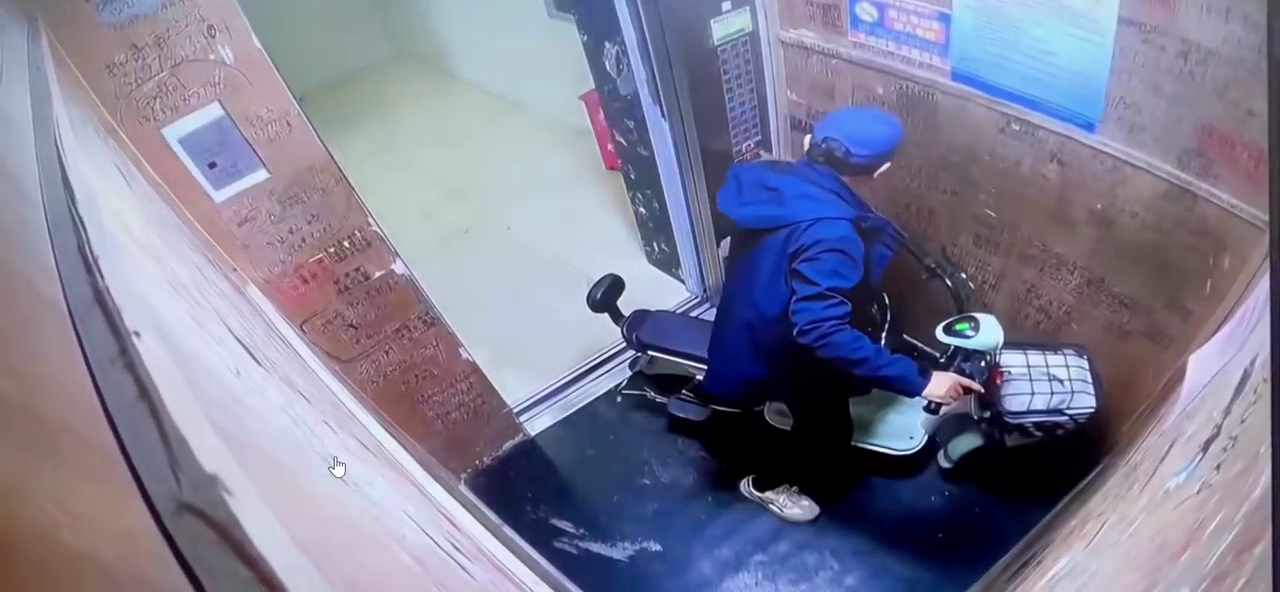
#> input picture frame 44 of algorithm/test_video/raw/ebike.mp4, 1280 x 592 px, given in place of raw, which was not available
$ python check_stream.py
#> lines starting #> are read from the running program, lines starting #| are printed output that depends on the picture; pictures that were not available may be replaced by others from this repository, and a replacement may not be noted
"""
RTMP stream check helper.

Usage:
    python check_stream.py
    python check_stream.py --url rtmp://127.0.0.1:1935:1935/live/raw
"""

from __future__ import annotations

import argparse
import time

import cv2


DEFAULT_STREAM_URL = "rtmp://123.56.248.17:1935/live/raw"


def check_rtmp_stream(stream_url: str, attempts: int = 10, delay: float = 0.5) -> bool:
#> called with stream_url = 'rtmp://123.56.248.17:1935/live/raw', attempts = 10, delay = 0.5
    print(f"Checking stream: {stream_url}")
    cap = cv2.VideoCapture(stream_url)
    cap.set(cv2.CAP_PROP_BUFFERSIZE, 1)

    success_count = 0
    for idx in range(attempts):
        ret, frame = cap.read()
        if ret:
            success_count += 1
            print(f"Read frame {idx + 1} successfully, size={frame.shape}")
        else:
            print(f"Read frame {idx + 1} failed")
        time.sleep(delay)
#> this loop made 10 passes
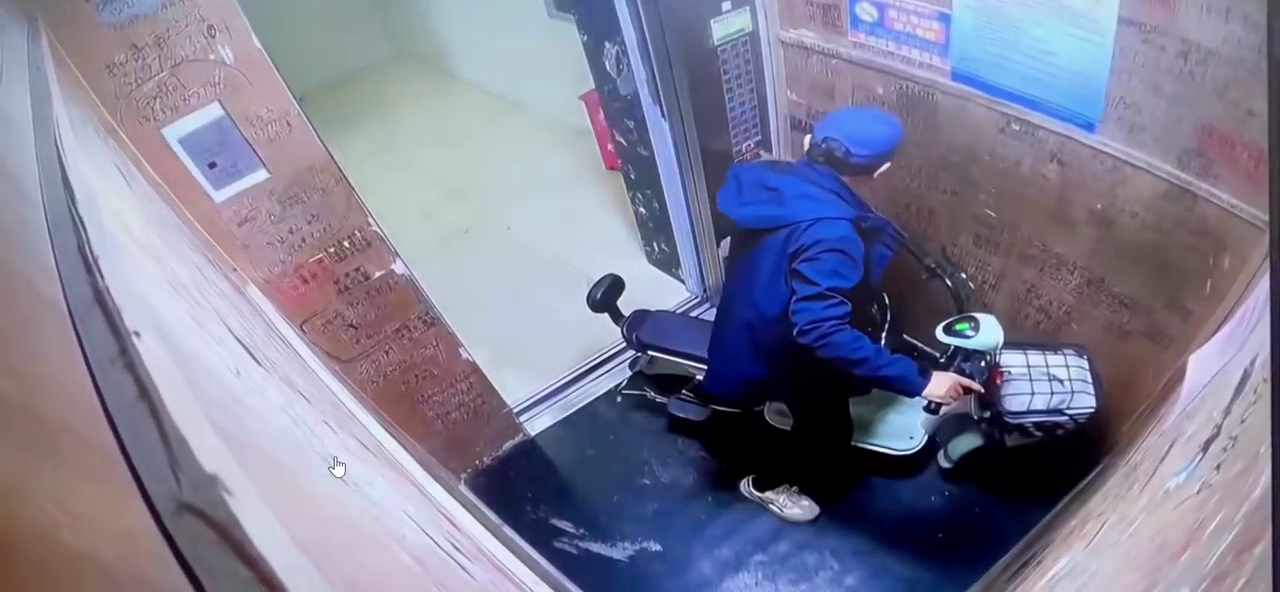
#> input picture frame 44 of algorithm/test_video/raw/ebike.mp4, 1280 x 592 px, given in place of raw, which was not available
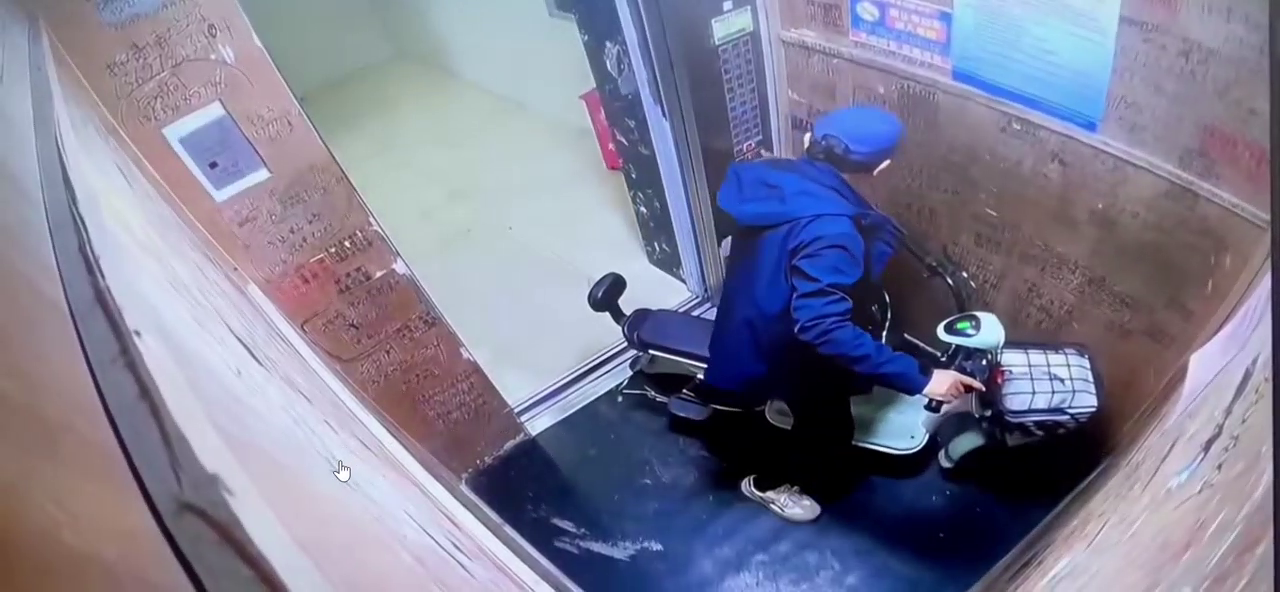
#> input picture frame 45 of algorithm/test_video/raw/ebike.mp4, 1280 x 592 px, given in place of raw, which was not available
#> pass 3, in check_rtmp_stream, `ret, frame = cap.read()`:
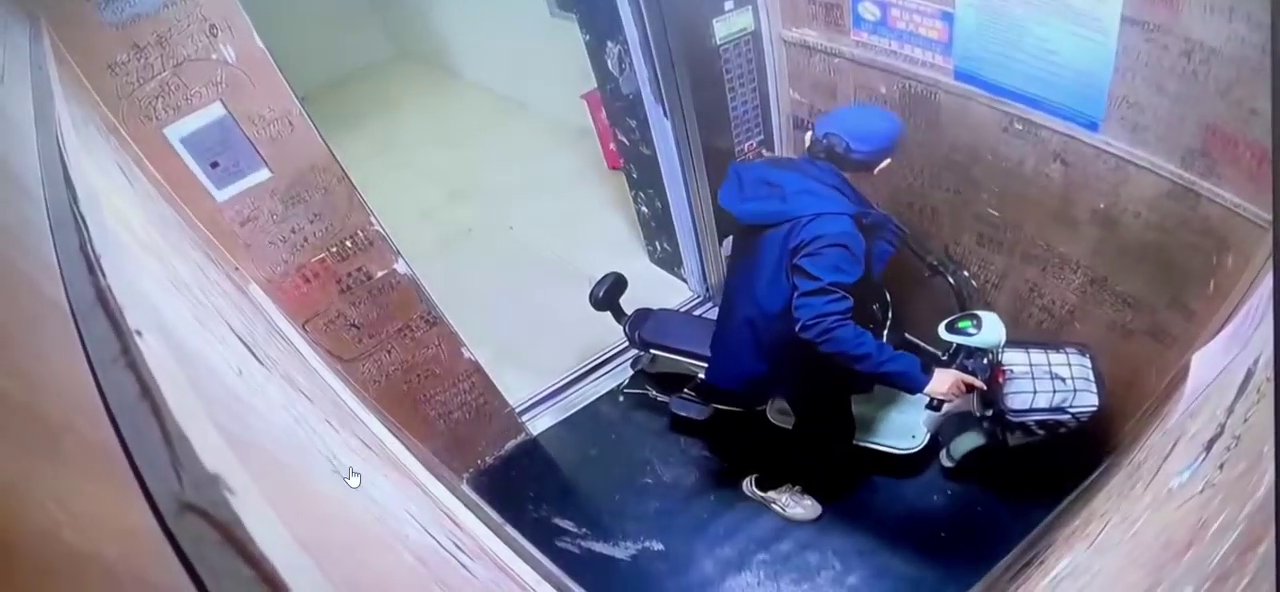
#> frame: shape (592, 1280, 3); mean B, G, R 149.8, 127.1, 127.7
#> after the loop, success_count = 10

    cap.release()

    print(f"Result: {success_count}/{attempts} frames read")
#| Result: 10/10 frames read
    if success_count > 0:
        print("Stream is available")
        return True

    print("Stream is unavailable")
    return False


def main() -> None:
    parser = argparse.ArgumentParser(description="Check whether an RTMP stream is readable.")
    parser.add_argument("--url", default=DEFAULT_STREAM_URL, help="RTMP stream url")
    parser.add_argument("--attempts", type=int, default=10, help="Number of read attempts")
    parser.add_argument("--delay", type=float, default=0.5, help="Delay between attempts")
    args = parser.parse_args()

    print("=" * 50)
    print("RTMP stream check")
    print("=" * 50)
    check_rtmp_stream(args.url, attempts=args.attempts, delay=args.delay)


if __name__ == "__main__":
    main()
